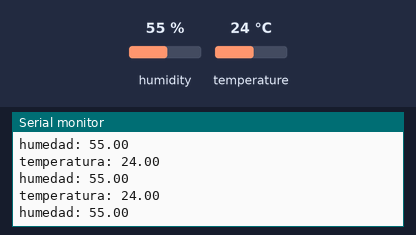
Recording of a sketch running on a simulated Arduino Uno, built with avr-gcc and run on an emulated ATmega328P. On the bench: the last lines printed to the serial monitor. The test bench sets the inputs (shaded band); at power-on: humidity 55 %, temperature 24 °C.

Above: at 1.3 s.
1.4 s: humidity set to 22 %
At 2.0 s:
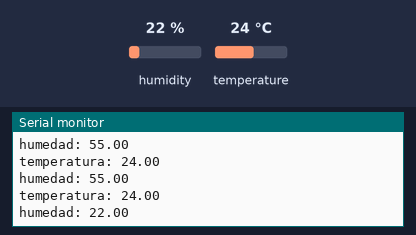
2.9 s: temperature set to 12 °C
At 3.6 s:
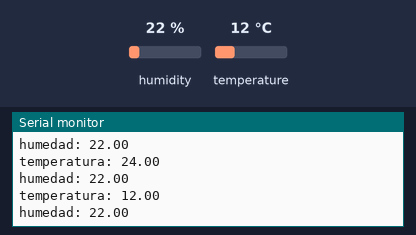
4.4 s: humidity set to 40 %
At 5.2 s:
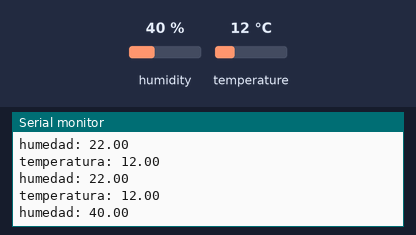
Timing chart, 0 to 7.4 s (numbered marks = the images above; inputs shaded):
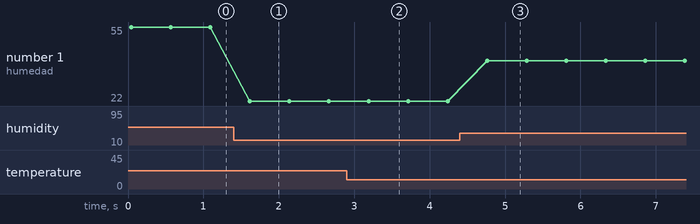

Measured:
- after the input at 1.4 s, the serial monitor: prints a new line after 0.22 s (image 1)
- after the input at 2.9 s, the serial monitor: prints a new line after 0.27 s (image 2)
- after the input at 4.4 s, the serial monitor: prints a new line after 0.36 s (image 3)
- plotted number 1: 55 → 22 after the input at 1.4 s, 22 → 40 after the input at 4.4 s

The sketch:

SensorHumedadDHT.ino
```cpp
#include <DHT11.h>

DHT11 sensor(9);
float humedad;
float temperatura;
int var = 0;

void setup() {
  // put your setup code here, to run once:
  Serial.begin(9600);
}

void loop() {
  // put your main code here, to run repeatedly:
  var = sensor.read(humedad, temperatura);

  if (var == 0) {

   Serial.print("temperatura: ");
    Serial.println(temperatura);
    Serial.print("humedad: ");
    Serial.println(humedad);

  }

  delay(500);

}
```
